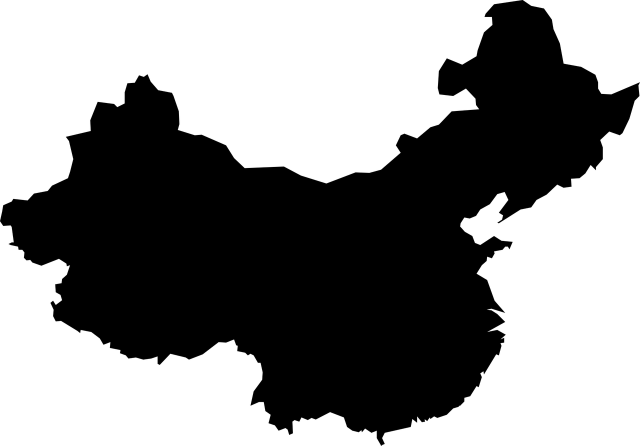
#> input picture images/China_map.png, 1280 x 891 px (shown at 1/2 size)
$ python dataAnalysis.py
#> lines starting #> are read from the running program, lines starting #| are printed output that depends on the picture
### rescale_image.py
# -*- coding: utf-8 -*-
"""

@author: Wenkai Cui
@email: wkcui@bu.edu
Created on Sun Nov  4 20:51:11 2018

"""
import numpy as np

def CreateMask(map_image):
    def _transform_format(val):
        if val == 0:
            return 255
        if val == 255:
            return 0
        else:
            return val

    transformed_map = np.ndarray((map_image.shape[0],map_image.shape[1]), np.int32)

    for i in range(len(map_image)):
        transformed_map[i] = list(map(_transform_format, map_image[i]))
    return transformed_map

### dataAnalysis.py

# coding: utf-8

# In[1]:


import pandas as pd
import numpy as np
import matplotlib.pyplot as plt
import seaborn as sns
from os import path
from PIL import Image
import matplotlib.image as mpimg
from wordcloud import WordCloud, STOPWORDS, ImageColorGenerator
from rescale_image import CreateMask


# In[2]:


df_imdb = pd.read_csv('IMDB.csv')
#> (reads IMDB.csv from the repository)
df_douban = pd.read_csv('douban.csv')
#> (reads Douban.csv from the repository)


# In[3]:


df_imdb.head()


# The difference:
# Select different dataframe.

# In[4]:


title_both = set(df_imdb['Title'])&set(df_douban['Title'])
title_imdb = set(df_imdb['Title']) - set(df_douban['Title'])
title_douban = set(df_douban['Title']) - set(df_imdb['Title'])

mask_both = df_imdb['Title'].isin(title_both)
df_imdb_both = df_imdb[mask_both]

mask_imdb = df_imdb['Title'].isin(title_imdb)
df_imdb_only = df_imdb[mask_imdb]

mask_douban = df_imdb['Title'].isin(title_douban)
df_douban_only = df_imdb[mask_douban]


# What Genres are most popular in US and China?
# Have a look at the wordCloud!

# In[6]:


map_china = np.array(Image.open("images/China_map.png"))[:,:,3]
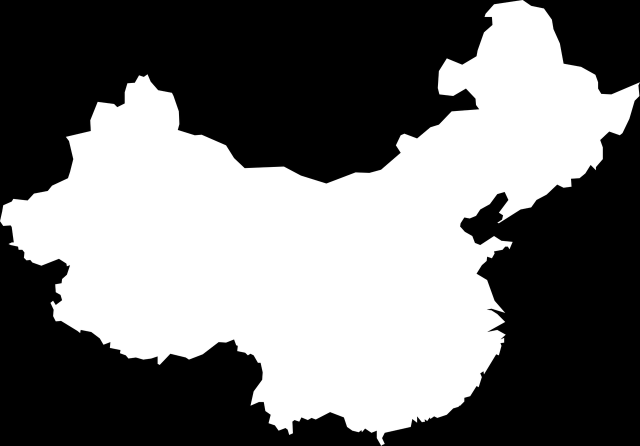
#> map_china: shape (891, 1280) (shown at 1/2 size); min 0, max 255, mean 117.1
genres_douban = ' '.join(df_douban['Genres'].tolist()).replace(',', ' ')
mask = CreateMask(map_china)
#> after the loop in CreateMask, `for i in range(len(map_image)):`:
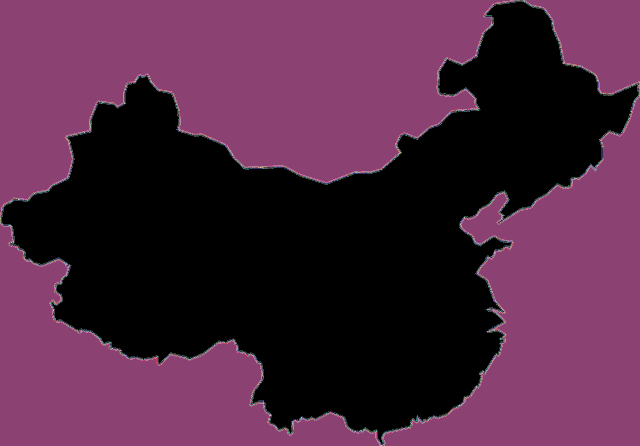
#> transformed_map: shape (891, 1280) int32 (shown at 1/2 size); 256 distinct labels, from 0 to 255; one colour per label, 0 black


# In[10]:


#> (the run stopped early here; a loop or call above may not have finished)
